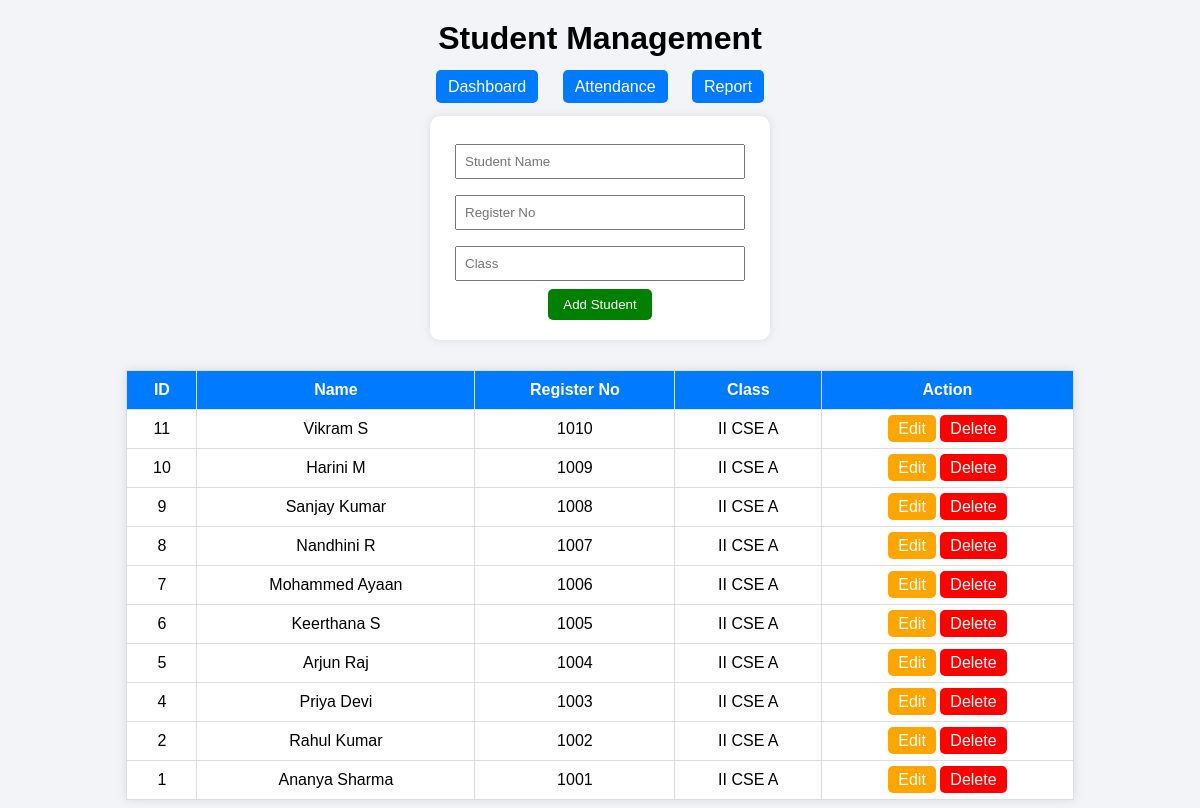
Screenshot of /student (signed in) with the database file from the repository.
### tables this page shows
CREATE TABLE students (
            id INTEGER PRIMARY KEY AUTOINCREMENT,
            name TEXT NOT NULL,
            reg_no TEXT UNIQUE NOT NULL,
            student_class TEXT NOT NULL,
            department TEXT DEFAULT 'CSE',
            year INTEGER DEFAULT 1
        );

### app.py (the view, shortened to what this page needs)
@app.route("/student", methods=["GET", "POST"])
@role_required("admin", "faculty")
def student():
    conn = get_db()
    cursor = conn.cursor()
    students = cursor.execute("""
        SELECT *
        FROM students
        ORDER BY id DESC
    """).fetchall()
    conn.close()
    return render_template(
        "student.html",
        students=students
    )

### app.py (called while the page is built, shortened)
def get_db():
    conn = sqlite3.connect(DATABASE)
    conn.row_factory = sqlite3.Row
    conn.execute("PRAGMA foreign_keys = ON")
    return conn

def role_required(*allowed_roles):
    def decorator(function):
        @wraps(function)
        def wrapper(*args, **kwargs):
            if not session.get("logged_in"):
                return redirect("/login")
            return function(*args, **kwargs)
        return wrapper
    return decorator

### templates/student.html (shortened to what this page needs)
<!DOCTYPE html>
<html>
<head>
</head>
<body>
<h1>Student Management</h1>
<div class="nav">
    <a href="/dashboard">Dashboard</a>
    <a href="/attendance">Attendance</a>
    <a href="/report">Report</a>
</div>
<form method="POST">
    <input type="text" name="name" placeholder="Student Name" required><br>
    <input type="text" name="reg_no" placeholder="Register No" required><br>
    <input type="text" name="student_class" placeholder="Class" required><br>
    <button type="submit">Add Student</button>
</form>
<table>
    <tr>
        <th>ID</th>
        <th>Name</th>
        <th>Register No</th>
        <th>Class</th>
        <th>Action</th>
    </tr>
    {% for student in students %}
    <tr>
        <td>{{ student[0] }}</td>
        <td>{{ student[1] }}</td>
        <td>{{ student[2] }}</td>
        <td>{{ student[3] }}</td>
        <td>
            <a class="edit" href="/edit/{{ student[0] }}">Edit</a>
            <a class="delete" href="/delete/{{ student[0] }}">Delete</a>
        </td>
    </tr>
    {% endfor %}
</table>
</body>
</html>

### templates/student.html (style rules this page uses)
body { font-family: Arial; background: #f2f4f8; text-align: center; }
h1 { margin-top: 20px; }
form { background: white; padding: 20px; width: 300px; margin: auto; margin-top: 20px; border-radius: 10px; box-shadow: 0 0 10px rgba(0,0,0,0.1); }
input { width: 90%; padding: 8px; margin: 8px 0; }
button { padding: 8px 15px; background: green; color: white; border: none; border-radius: 5px; }
table { margin: auto; margin-top: 30px; border-collapse: collapse; width: 80%; background: white; box-shadow: 0 0 10px rgba(0,0,0,0.1); }
th, td { padding: 10px; border: 1px solid #ddd; }
th { background: #007bff; color: white; }
a { text-decoration: none; padding: 5px 10px; border-radius: 5px; color: white; }
.edit { background: orange; }
.delete { background: red; }
.nav a { margin: 10px; text-decoration: none; padding: 8px 12px; background: #007bff; color: white; border-radius: 5px; }

### rows the page displays
students: id "11", name "Vikram S", reg_no "1010", student_class "II CSE A"
students: id "10", name "Harini M", reg_no "1009", student_class "II CSE A"
students: id "9", name "Sanjay Kumar", reg_no "1008", student_class "II CSE A"
students: id "8", name "Nandhini R", reg_no "1007", student_class "II CSE A"
students: id "7", name "Mohammed Ayaan", reg_no "1006", student_class "II CSE A"
students: id "6", name "Keerthana S", reg_no "1005", student_class "II CSE A"
students: id "5", name "Arjun Raj", reg_no "1004", student_class "II CSE A"
students: id "4", name "Priya Devi", reg_no "1003", student_class "II CSE A"
students: id "2", name "Rahul Kumar", reg_no "1002", student_class "II CSE A"
students: id "1", name "Ananya Sharma", reg_no "1001", student_class "II CSE A"
